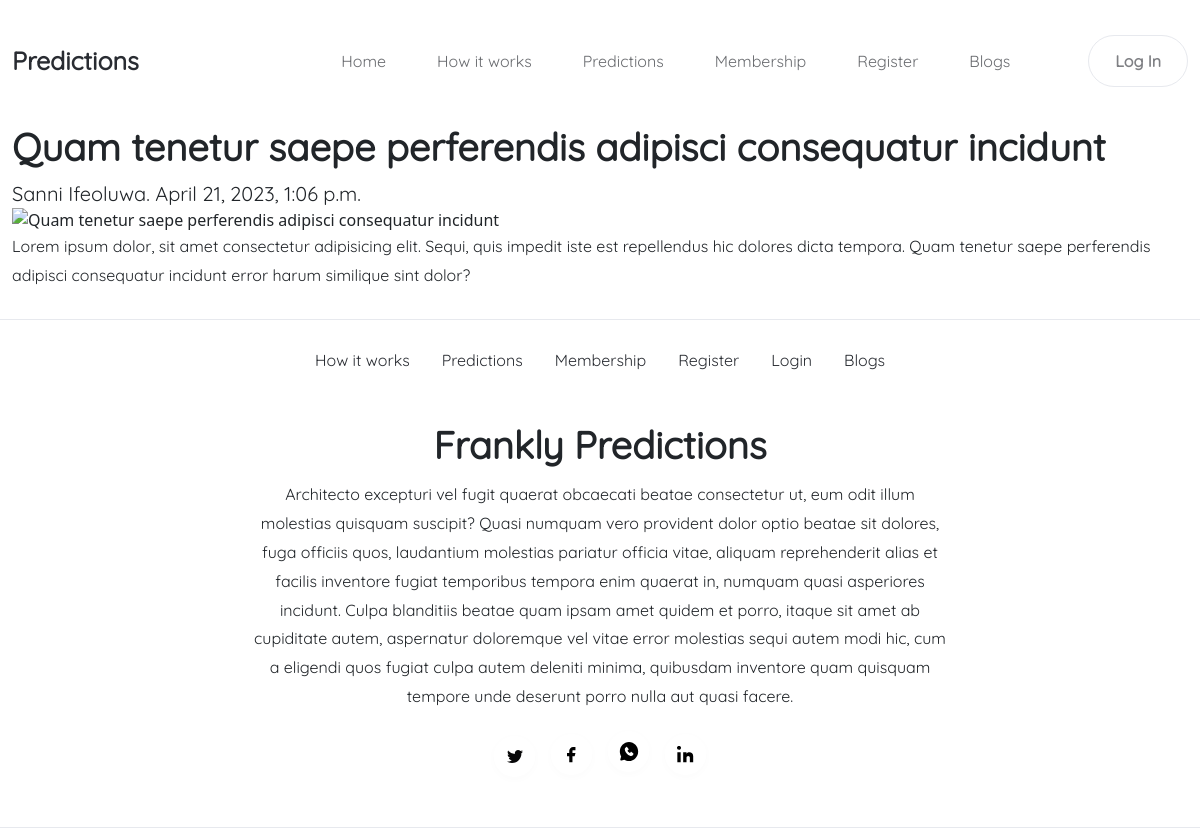
Screenshot of /blogs/quam-tenetur-saepe-perferendis-adipisci-consequatur-incidunt/ with the database file from the repository.
### predictions/models.py (models this page shows, shortened)
class Blog(models.Model):
    title = models.CharField(max_length=200)
    slug = models.SlugField(blank=True,null=True,max_length=200)
    body = models.TextField()
    published = models.DateTimeField(default=timezone.now)
    state = models.CharField(choices=STATE_CHOICES, max_length=50)
    created = models.DateTimeField(auto_now_add=False)
    author = models.ForeignKey(User,on_delete=models.PROTECT)
    cover_image = CloudinaryField("image",default=None,null=True)
    additonal_image = CloudinaryField("image",default=None,null=True)
    tags = models.ManyToManyField(Tag,related_name="blog_tags",default=None)
    objects = models.Manager()
    new_manager = PublishedManager()
    class Meta:
        ordering = ("-created",)

class User(AbstractUser):
    type = models.CharField(choices=TYPE_CHOICES,max_length=20)
    objects = UserManager()
    freemium_user = FreemiumManager()
    premium_user = PremiumManager()

### predictions/views.py (the view)
# urls.py: path("blogs/<str:slug>/",views.BlogDetail.as_view(),name="blog_detail"),
class BlogDetail(View):
    def get(self,request,slug):
        blog = Blog.objects.get(slug=slug)
        return render(request,"predictions/blog_detail.html",{
            "blog": blog,
        })

### predictions/context_processors.py (called while the page is built)
def current_site_processor(request):
    current_site = get_current_site(request)
    return {"current_site":current_site}

### predictions/templates/predictions/blog_detail.html (shortened to what this page needs)
{% extends 'predictions/layout.html' %}
{% block body %}
<div class="blog_detail_main">
    <div class="blog-detail">
        <h2> {{ blog.title }} </h2>
        <p class="author subtitle"> {{ blog.author.first_name }} {{ blog.author.last_name }}. {{ blog.created }}</p>
        <img src="{{ blog.cover_image.url }}" alt="{{ blog.title }}"/>
        <div class="blog_detail_body">
            <p> {{ blog.body }} </p>
        </div>
    </div>
</div>
{% endblock  %}

### predictions/static/predictions/css/styles.css (style rules this page uses)
.font, a.header-button, .primary-button, .secondary-button, h1, h2, h3, h4, h5, h6, p, button, .subtitle, a, input, textarea, div.home-main div.text div.buttons a:not([class="primary-button"]), div.home-main div.text div.buttons a:not([class="primary-button"]):hover, ul.socialaccount_providers li a, nav.mainnav a.navbar-brand span, nav div.container-fluid div ul li a { font-family: regular; }
.font-weight, a.header-button, h1, h2, h3, h4, h5, h6, button, nav.mainnav a.navbar-brand span { font-weight: 700; }
img { height: auto; width: auto; }
h2 { line-height: 1.316em; font-size: 38px; margin-bottom: 10px; }
p { font-size: 16px; font-weight: 500; line-height: 1.800em; padding: 10px 0px; }
.subtitle { font-size: 20px; line-height: 1.2em; font-weight: 300; }
p { margin: 0; padding: 0; }
body { margin: 0; padding: 0; box-sizing: border-box; position: relative; overflow-x: hidden; }
* { margin: 0; padding: 0; }

### rows the page displays
Blog: title "Quam tenetur saepe perferendis adipisci consequatur incidunt", author.first_name "Sanni", author.last_name "Ifeoluwa", created "April 21, 2023, 1:06 p.m.", body "Lorem ipsum dolor, sit amet consectetur adipisicing elit. Sequi, quis impedit iste est repellendus hic dolores dicta tempora. Quam tenetur saepe perferendis adipisci consequatur incidunt error harum similique sint dolor?"
